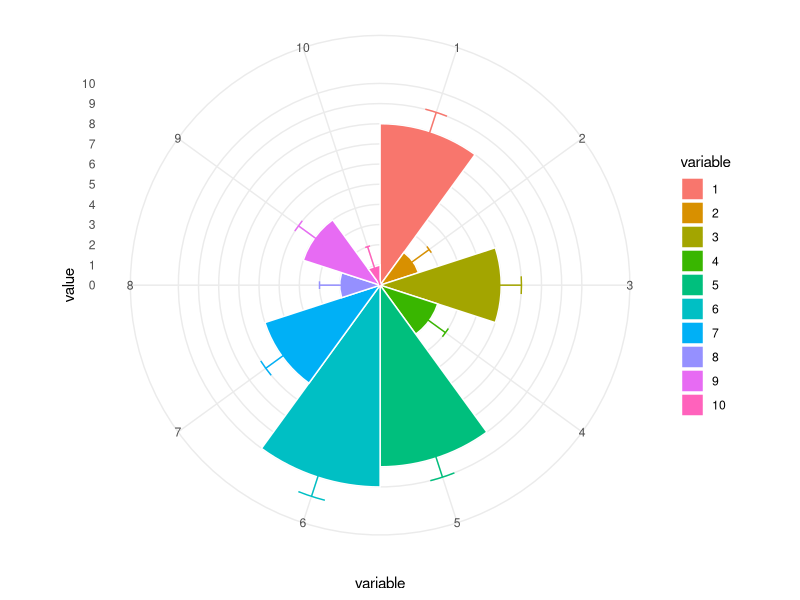
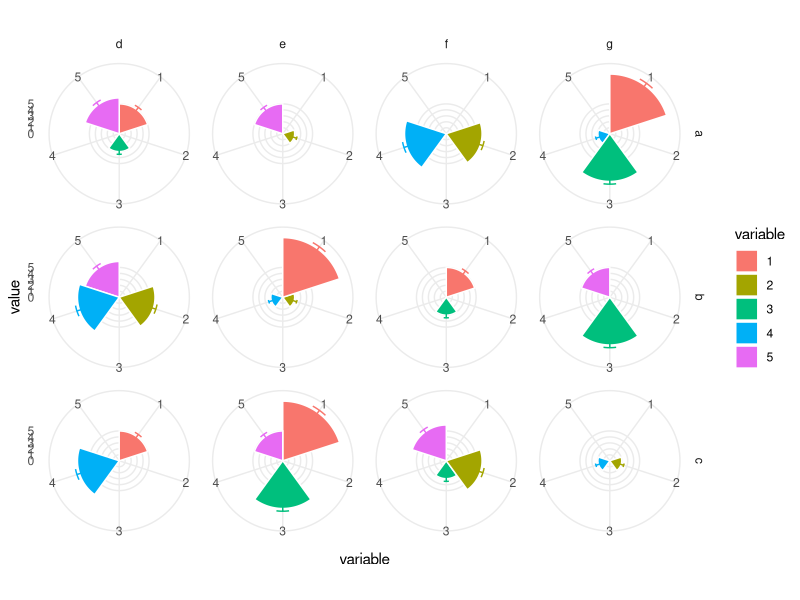
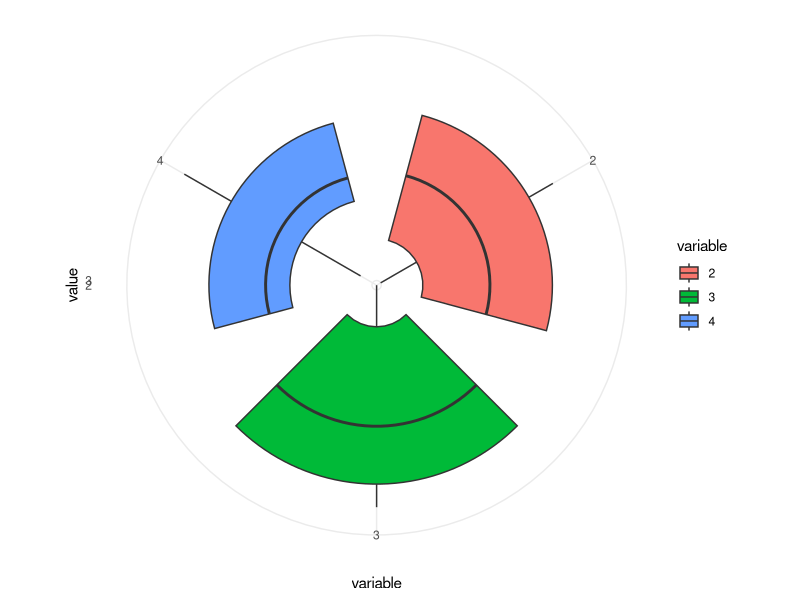
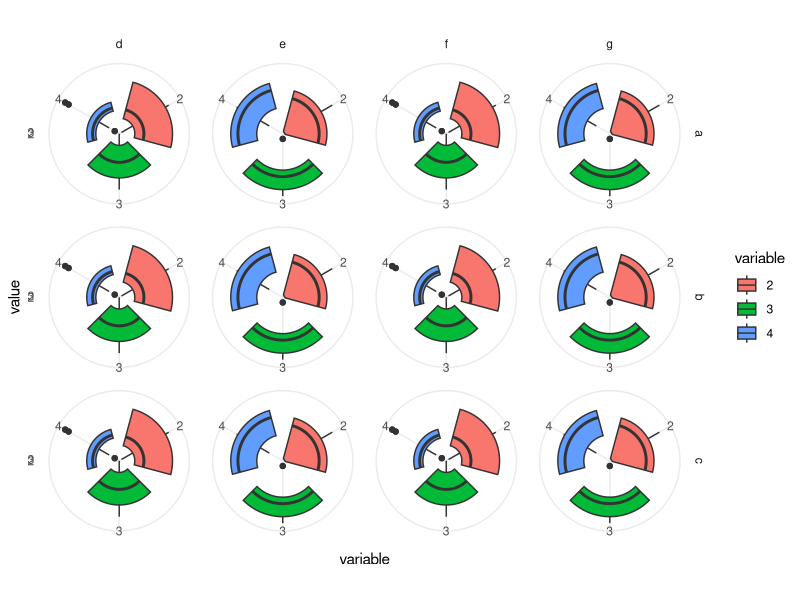
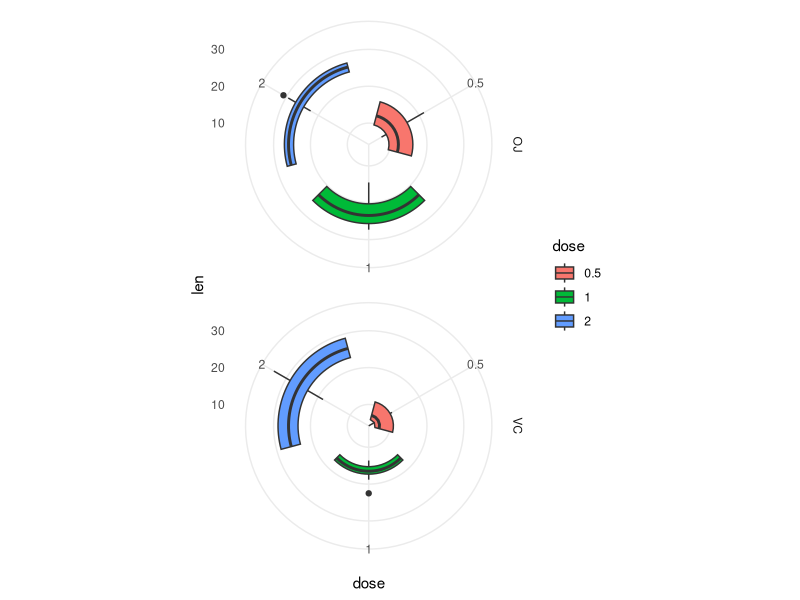
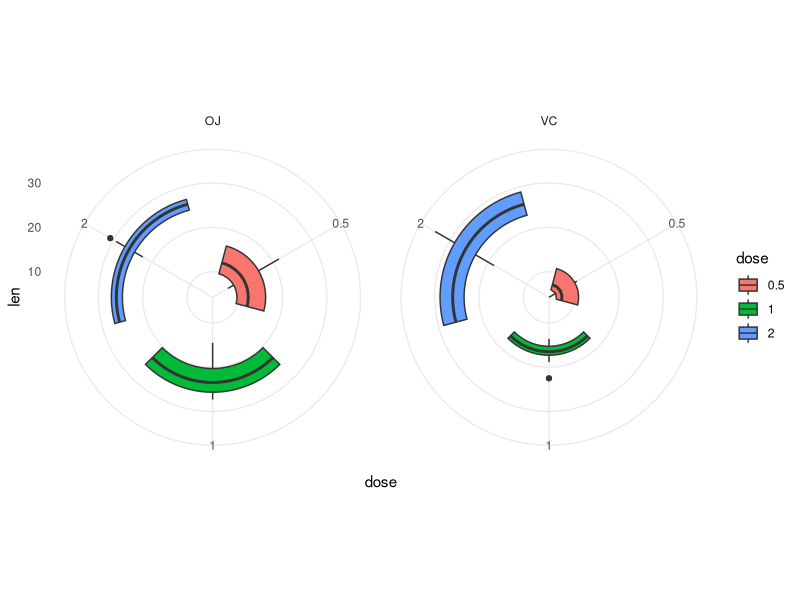
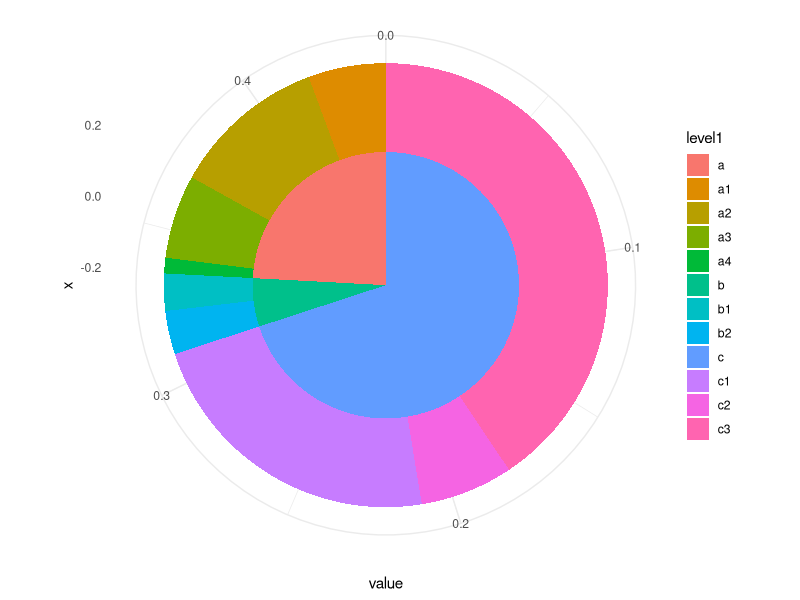
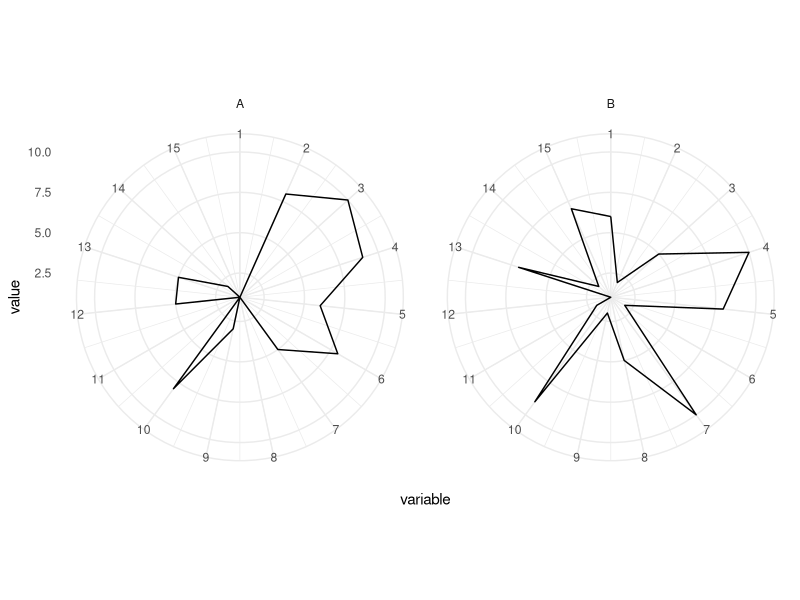

R code for these plots, in order:
## ---- chunk 1
knitr::opts_chunk$set(echo = TRUE)
library(ggplot2)
library(plyr)
library(dplyr)
library(tidyverse) #tidyverse includes a number of useful packages
## ---- chunk 2
DF <- data.frame(variable = as.factor(1:10),
                 value = sample(10, replace = TRUE))
## ---- chunk 3
se <- function(x) sqrt(var(x)/length(x)) 
## ---- chunk 4
ggplot(DF, aes(variable, value, fill = variable)) +
  geom_bar(width = 1, stat = "identity", color = "white") +
  geom_errorbar(aes(ymin = value - se(DF$value), 
                    ymax = value + se(DF$value), 
                    color = variable), 
                width = .2) + 
  scale_y_continuous(breaks = 0:nlevels(DF$variable)) +
  theme_minimal() +
  coord_polar()
## ---- chunk 5
DF2 <- data.frame(name = rep(letters[1:3], length.out = 30),
                 variable = as.factor(1:5),
                 variable2 = rep(letters[4:7], length.out = 30),
                 value = sample(10, replace = TRUE))
## ---- chunk 6
multi_plot <- ggplot(DF2, aes(variable, value, fill = variable)) +
  geom_bar(width = 1, stat = "identity", color = "white") +
  geom_errorbar(aes(ymin = value - se(DF2$value), 
                    ymax = value + se(DF2$value), 
                    color = variable), 
                width = .2) + 
  scale_y_continuous(breaks = 0:nlevels(DF2$variable)) +
  theme_minimal() +
  coord_polar()
## ---- chunk 7
# Rows are name and columns are variable2
multi_plot + facet_grid(name ~ variable2)
## ---- chunk 8
DF3 <- data.frame(name = rep(letters[1:3], length.out = 600),
                  variable = as.factor(sample(5, replace = TRUE)),
                  variable2 = rep(letters[4:7], length.out = 600),
                  variable3 = rep(letters[8:16], length.out = 600),
                  value = sample(50, replace = TRUE))
## ---- chunk 9
multi_plot <- ggplot(data = DF3, aes(x=variable, y=value, fill=variable)) +
  geom_boxplot() +
  scale_y_continuous(breaks = 0:nlevels(DF3$variable)) +
  theme_minimal() +
  coord_polar()

#call the plot
multi_plot
## ---- chunk 10
multi_plot + facet_grid(name ~ variable2)
## ---- chunk 11
ToothGrowth$dose <- as.factor(ToothGrowth$dose)
DF4 <- ToothGrowth
head(DF4)
## ---- chunk 12
box_plot <- ggplot(DF4, aes(x=dose, y=len, group=dose)) + 
  geom_boxplot(aes(fill=dose)) +
  theme_minimal()+
  coord_polar()
## ---- chunk 13
# 
box_plot + facet_grid(supp ~ .)
## ---- chunk 14
box_plot + facet_grid(. ~ supp)
## ---- chunk 15
DF5 <- data.frame(
  'level1'=c('a', 'a', 'a', 'a', 'b', 'b', 'c', 'c', 'c'), 
  'level2'=c('a1', 'a2', 'a3', 'a4', 'b1', 'b2', 'c1', 'c2', 'c3'), 
  'value'=c(.025, .05, .027, .005, .012, .014, .1, .03, .18))
## ---- chunk 16
ggplot(DF5, aes(y=value)) +
  geom_bar(aes(fill=level1, x=0), width=.5, stat='identity') + 
  geom_bar(aes(fill=level2, x=.25), width=.25, stat='identity') + 
  coord_polar(theta='y') + 
  theme_minimal()
## ---- chunk 17
coord_radar <- 
  function(theta='x', start=0, direction=1){
    # input parameter sanity check
    match.arg(theta, c('x','y'))
    
    ggproto(
      NULL, CoordPolar, 
      theta=theta, r=ifelse(theta=='x','y','x'),
      start=start, direction=sign(direction),
      is_linear=function() TRUE)
  }
## ---- chunk 18
factor <- c(rep("A", 16), rep("B", 16))
variable <- as.factor(c(1:16))
value <- sample(c(1:10),32,replace = T)
## ---- chunk 19
value[16] <- value[1]
value[32] <- value[17]  
## ---- chunk 20
data <- data.frame(factor = factor, variable = variable, value = value)
## ---- chunk 21
ggplot(data, aes(as.numeric(data$variable),value)) + 
  coord_radar() +
  geom_path() + scale_x_continuous(breaks = c(1:15)) +
  labs(x = "variable") + 
  facet_wrap(.~ factor) + 
  theme_minimal()
